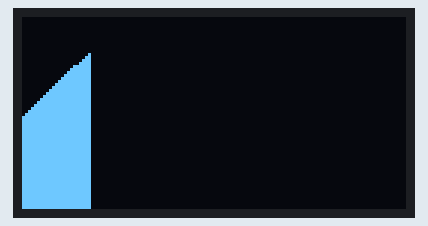
The sketch below on a simulated Arduino Uno, built with avr-gcc and run on an emulated ATmega328P. Parts: 128×64 one-colour display.

Above: at 0.84 s.
At 1.48 s:
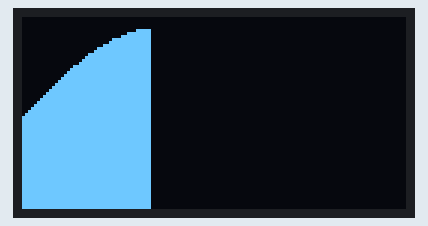
At 2.11 s:
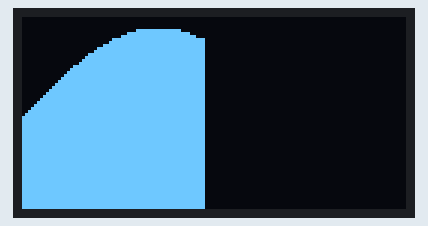
At 11.3 s:
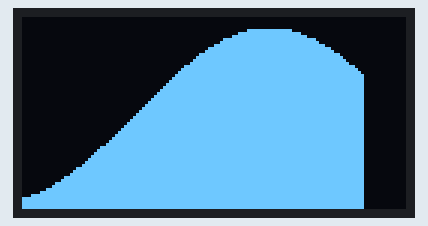
At 20.42 s:
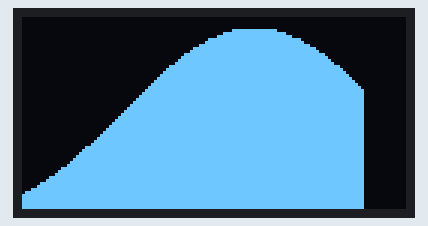
At 39.95 s:
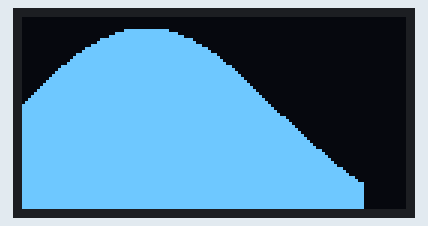

The sketch:

graph-pointers.ino
```cpp
// Code for HackSpace magazine
// Displays sin() function on a I2C OLED Display 128X64 0.96"
// Uses pointers and a linked list
// REQUIRES a SSD1306  display plus the following libraries:cd
// https://github.com/adafruit/Adafruit_SSD1306
// https://github.com/adafruit/Adafruit-GFX-Library


#include <Adafruit_SSD1306.h>
#include <Adafruit_GFX.h>

// Size of stack
#define MAXSTACK 114

// I2C address for the screen. Update this for your screen.
#define SCREENADR 0x3C


struct stackNode {
  byte value = 0;
  stackNode *next;
};

class stackList {

  protected:
    byte stacksize;
    stackNode *top;
    stackNode *tail;
  public:
    stackList();
    void push (int);
    int peek (int);

};


stackList::stackList() {
  stacksize = 0;
  top = NULL;
  tail = NULL;
}

void stackList::push(int item) {

  stackNode *ptrtmp = new stackNode;

  ptrtmp->value = item;
  ptrtmp->next = NULL;

  if (tail == NULL)
    tail = ptrtmp;
  else
    top->next = ptrtmp;

  top = ptrtmp;

  if (++stacksize > MAXSTACK) {
    ptrtmp = tail;

    tail = ptrtmp->next;
    delete ptrtmp;

    stacksize--;
  }
}

int stackList::peek(int x) {
  byte pos = 0;
  stackNode* current = tail;

  while ((pos < x) && (current != top)) {
    current = current->next;
    pos++;
  }

  if (x > pos)
    return -1;
  else
    return current->value;
}


Adafruit_SSD1306 display(4);
stackList temp_stack;

int counter = 0;

void setup() {
  display.begin(SSD1306_SWITCHCAPVCC, SCREENADR);
  display.clearDisplay();
}

// Function to display the chart
void displayChart() {

  char x = 0;
  int value = 0;

  value = temp_stack.peek(x);

  while (value != -1) {
    display.drawLine(x, display.height(), x, 0, BLACK);
    display.drawLine(x, display.height(), x, display.height() - value, WHITE);

    value = temp_stack.peek(++x);
  }

}

void loop() {

  if (counter > 180)
    counter = -180;

  temp_stack.push((sin(counter * 3.14 / 180) + 1.1) * 29);
  counter = counter + 2;

  displayChart();
  display.display();
  delay(1);

}
```
